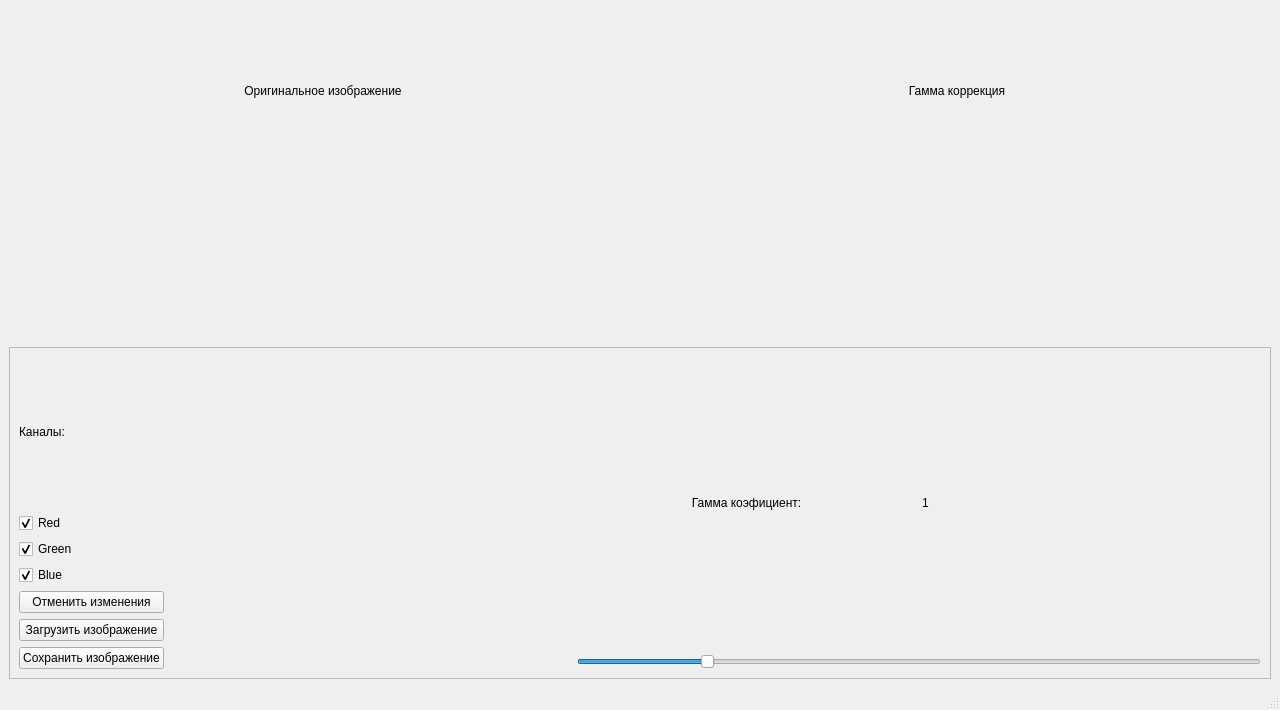
<?xml version="1.0" encoding="UTF-8"?>
<ui version="4.0">
 <class>MainWindow</class>
 <widget class="QMainWindow" name="MainWindow">
  <property name="geometry">
   <rect>
    <x>0</x>
    <y>0</y>
    <width>1280</width>
    <height>710</height>
   </rect>
  </property>
  <property name="windowTitle">
   <string>Гамма коррекция</string>
  </property>
  <widget class="QWidget" name="centralwidget">
   <property name="contextMenuPolicy">
    <enum>Qt::DefaultContextMenu</enum>
   </property>
   <layout class="QHBoxLayout" name="horizontalLayout_2">
    <item>
     <layout class="QVBoxLayout" name="verticalLayout_3">
      <item>
       <layout class="QHBoxLayout" name="horizontalLayout">
        <item>
         <layout class="QVBoxLayout" name="verticalLayout">
          <item>
           <widget class="QLabel" name="image_text">
            <property name="text">
             <string>Оригинальное изображение</string>
            </property>
            <property name="alignment">
             <set>Qt::AlignCenter</set>
            </property>
           </widget>
          </item>
          <item>
           <widget class="QLabel" name="original_image">
            <property name="text">
             <string/>
            </property>
            <property name="pixmap">
             <pixmap resource="images.qrc">:/new/prefix1/cat2.png</pixmap>
            </property>
            <property name="alignment">
             <set>Qt::AlignCenter</set>
            </property>
           </widget>
          </item>
         </layout>
        </item>
        <item>
         <layout class="QVBoxLayout" name="verticalLayout_2">
          <item>
           <widget class="QLabel" name="gamma_text">
            <property name="text">
             <string>Гамма коррекция</string>
            </property>
            <property name="alignment">
             <set>Qt::AlignCenter</set>
            </property>
           </widget>
          </item>
          <item>
           <widget class="QLabel" name="gamma_image">
            <property name="enabled">
             <bool>true</bool>
            </property>
            <property name="text">
             <string/>
            </property>
            <property name="pixmap">
             <pixmap resource="images.qrc">:/new/prefix1/cat2.png</pixmap>
            </property>
            <property name="scaledContents">
             <bool>false</bool>
            </property>
            <property name="alignment">
             <set>Qt::AlignCenter</set>
            </property>
           </widget>
          </item>
         </layout>
        </item>
       </layout>
      </item>
      <item>
       <widget class="QFrame" name="frame">
        <property name="layoutDirection">
         <enum>Qt::LeftToRight</enum>
        </property>
        <property name="frameShape">
         <enum>QFrame::StyledPanel</enum>
        </property>
        <property name="frameShadow">
         <enum>QFrame::Raised</enum>
        </property>
        <layout class="QHBoxLayout" name="horizontalLayout_4">
         <item>
          <layout class="QVBoxLayout" name="verticalLayout_5">
           <item>
            <widget class="QLabel" name="label_2">
             <property name="text">
              <string>Каналы:</string>
             </property>
            </widget>
           </item>
           <item>
            <widget class="QCheckBox" name="redChannel">
             <property name="text">
              <string>Red</string>
             </property>
             <property name="checked">
              <bool>true</bool>
             </property>
            </widget>
           </item>
           <item>
            <widget class="QCheckBox" name="greenChannel">
             <property name="text">
              <string>Green</string>
             </property>
             <property name="checked">
              <bool>true</bool>
             </property>
            </widget>
           </item>
           <item>
            <widget class="QCheckBox" name="blueChannel">
             <property name="text">
              <string>Blue</string>
             </property>
             <property name="checked">
              <bool>true</bool>
             </property>
            </widget>
           </item>
           <item>
            <widget class="QPushButton" name="save_button_2">
             <property name="layoutDirection">
              <enum>Qt::LeftToRight</enum>
             </property>
             <property name="text">
              <string>Отменить изменения</string>
             </property>
            </widget>
           </item>
           <item>
            <layout class="QVBoxLayout" name="verticalLayout_6">
             <item>
              <widget class="QPushButton" name="load_button">
               <property name="layoutDirection">
                <enum>Qt::LeftToRight</enum>
               </property>
               <property name="text">
                <string>Загрузить изображение</string>
               </property>
              </widget>
             </item>
             <item>
              <widget class="QPushButton" name="save_button">
               <property name="layoutDirection">
                <enum>Qt::LeftToRight</enum>
               </property>
               <property name="text">
                <string>Сохранить изображение</string>
               </property>
              </widget>
             </item>
            </layout>
           </item>
          </layout>
         </item>
         <item>
          <widget class="QCustomPlot" name="widget" native="true">
           <property name="minimumSize">
            <size>
             <width>401</width>
             <height>181</height>
            </size>
           </property>
          </widget>
         </item>
         <item>
          <layout class="QVBoxLayout" name="verticalLayout_4">
           <item>
            <layout class="QHBoxLayout" name="horizontalLayout_3">
             <item>
              <widget class="QLabel" name="label">
               <property name="text">
                <string>Гамма коэфициент:</string>
               </property>
               <property name="alignment">
                <set>Qt::AlignCenter</set>
               </property>
              </widget>
             </item>
             <item>
              <widget class="QLabel" name="gamma_number">
               <property name="text">
                <string>1</string>
               </property>
              </widget>
             </item>
            </layout>
           </item>
           <item>
            <widget class="QSlider" name="horizontalSlider">
             <property name="minimum">
              <number>1</number>
             </property>
             <property name="maximum">
              <number>50</number>
             </property>
             <property name="singleStep">
              <number>1</number>
             </property>
             <property name="pageStep">
              <number>10</number>
             </property>
             <property name="value">
              <number>10</number>
             </property>
             <property name="tracking">
              <bool>true</bool>
             </property>
             <property name="orientation">
              <enum>Qt::Horizontal</enum>
             </property>
             <property name="tickPosition">
              <enum>QSlider::NoTicks</enum>
             </property>
            </widget>
           </item>
          </layout>
         </item>
        </layout>
       </widget>
      </item>
     </layout>
    </item>
   </layout>
  </widget>
  <widget class="QMenuBar" name="menubar">
   <property name="geometry">
    <rect>
     <x>0</x>
     <y>0</y>
     <width>1280</width>
     <height>22</height>
    </rect>
   </property>
  </widget>
  <widget class="QStatusBar" name="statusbar"/>
 </widget>
 <customwidgets>
  <customwidget>
   <class>QCustomPlot</class>
   <extends>QWidget</extends>
   <header>qcustomplot.h</header>
   <container>1</container>
  </customwidget>
 </customwidgets>
 <resources>
  <include location="images.qrc"/>
 </resources>
 <connections/>
</ui>
